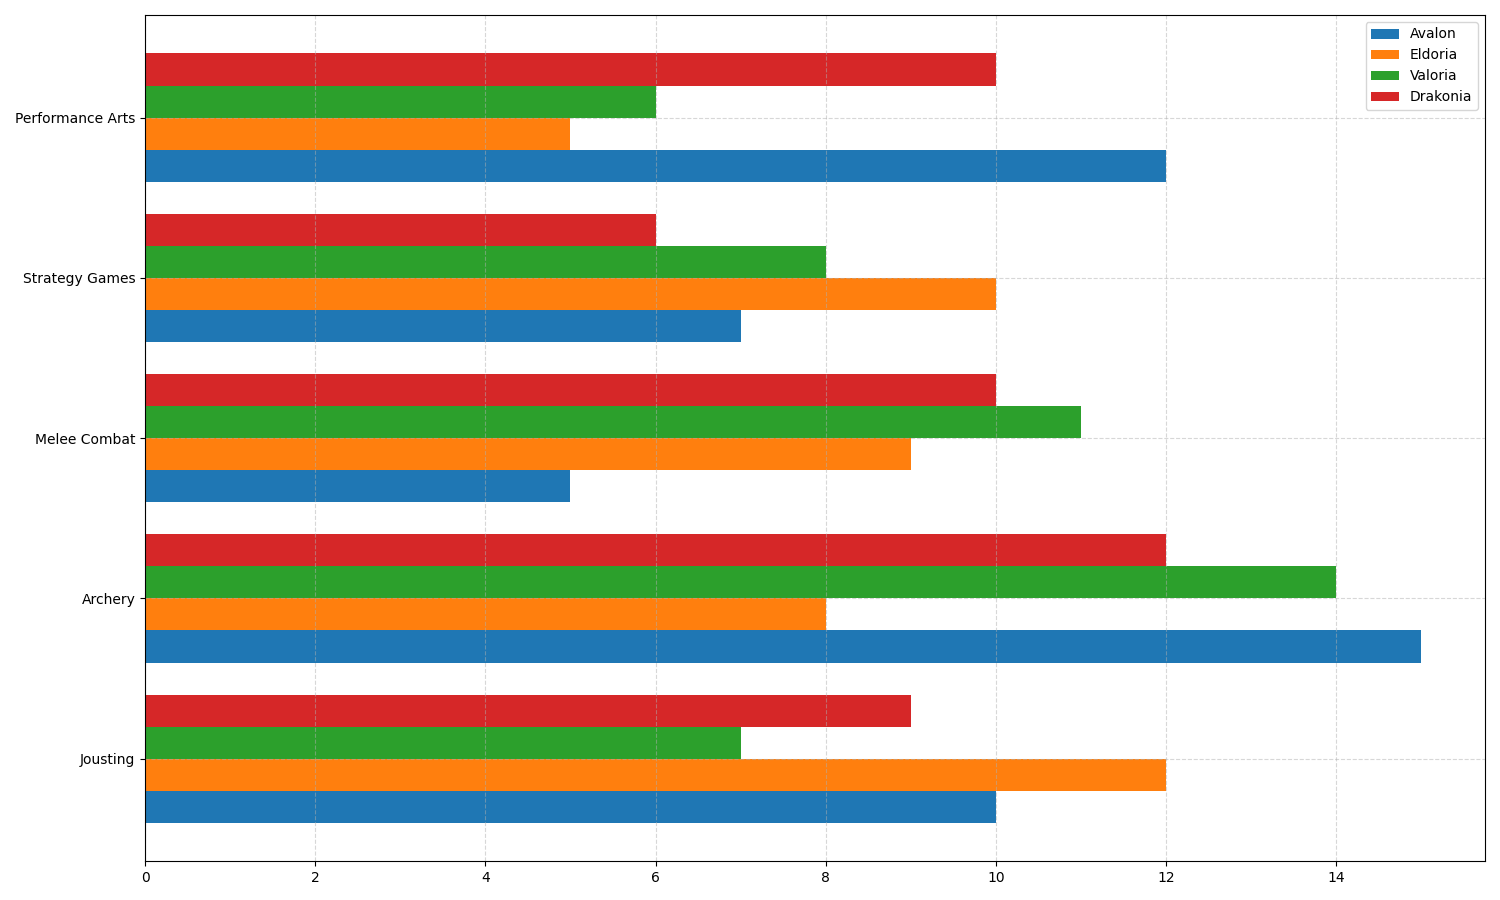

Generate this figure with Python:
import matplotlib.pyplot as plt
import numpy as np

kingdoms = ['Avalon', 'Eldoria', 'Valoria', 'Drakonia']
events = ['Jousting', 'Archery', 'Melee Combat', 'Strategy Games', 'Performance Arts']

victories = np.array([
    [10, 15, 5, 7, 12],
    [12, 8, 9, 10, 5],
    [7, 14, 11, 8, 6],
    [9, 12, 10, 6, 10]
])

colors = ['#1f77b4', '#ff7f0e', '#2ca02c', '#d62728']

fig, ax = plt.subplots(figsize=(15, 9))

bar_height = 0.2

indices = np.arange(len(events))

for i, kingdom in enumerate(kingdoms):
    ax.barh(indices + i * bar_height, victories[i], bar_height, color=colors[i], label=kingdom)

ax.set_yticks(indices + bar_height * (len(kingdoms)-1) / 2)
ax.set_yticklabels(events)

ax.grid(True, linestyle='--', alpha=0.5)
ax.legend()

plt.tight_layout()

plt.show()
